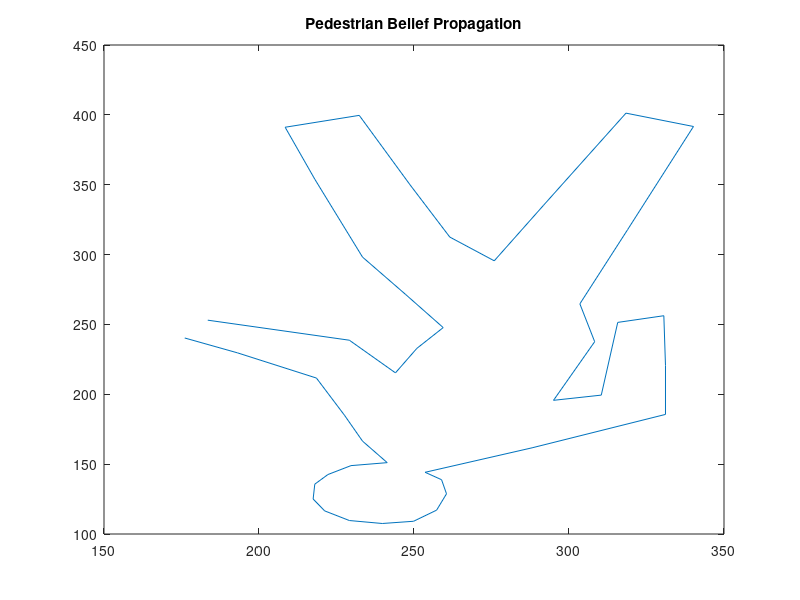

The MATLAB script that drew this image: (Note: this script raises an error after producing the figure.)
%%%Problem 2c
%%% Load image to use
image_to_use=load("pedestrian.mat") ;
im_x=image_to_use.x ;
im_y=image_to_use.y ;
figure
plot(im_x,im_y) ;
title("Pedestrian Belief Propagation") ;
hold on 
x_vals=size(im_x);
node_potential=[1 1];
for ele=2:x_vals-1
    angle_to_use = angle_calculator(im_x(ele-1), im_y(ele-1), im_x(ele), im_y(ele));
    first_angle = angle_to_use;
    angle_to_use= angle_calculator(im_x(ele), im_y(ele), im_x(ele+1), im_y(ele+1));
    second_angle= angle_to_use;
    new_angle = get_convexity(first_angle,second_angle);
    turn_right = (pi + new_angle)/2/pi;
    turn_left = (pi - new_angle)/2/pi;
    node_potential(1,1) = node_potential(1,1) * turn_right;
    node_potential(1,2) = node_potential(1,2) * turn_left;
    sum_nodes = node_potential(1,1) + node_potential(1,2);
    node_potential(1,1) = node_potential(1,1) / sum_nodes;
    node_potential(1,2) = node_potential(1,2) / sum_nodes;
end
turning_right = 0 ;
if node_potential(1,1) > node_potential(1,2)
    turning_right = 1 ;
end
for ele2 = 2:x_vals-1
    first_angle = angle_calculator(im_x(ele2-1), im_y(ele2-1), im_x(ele2), im_y(ele2));
    new_first_angle = first_angle;
    first_angle = angle_calculator(im_x(ele2), im_y(ele2), im_x(ele2+1), im_y(ele2+1));
    new_second_angle = first_angle;
    new_angle_convex = get_convexity(new_first_angle, new_second_angle);
    get_average = new_first_angle + pi - new_angle_convex/2.0;
    if new_angle_convex>= 0 && turning_right == 0
        get_average = get_average + pi;
    end
    if new_angle_convex <= 0 && turning_right == 1
        get_average = get_average+ pi;
    end
    quiver( im_x(ele2), im_y(ele2), cos(get_average),sin(get_average), 5);
end